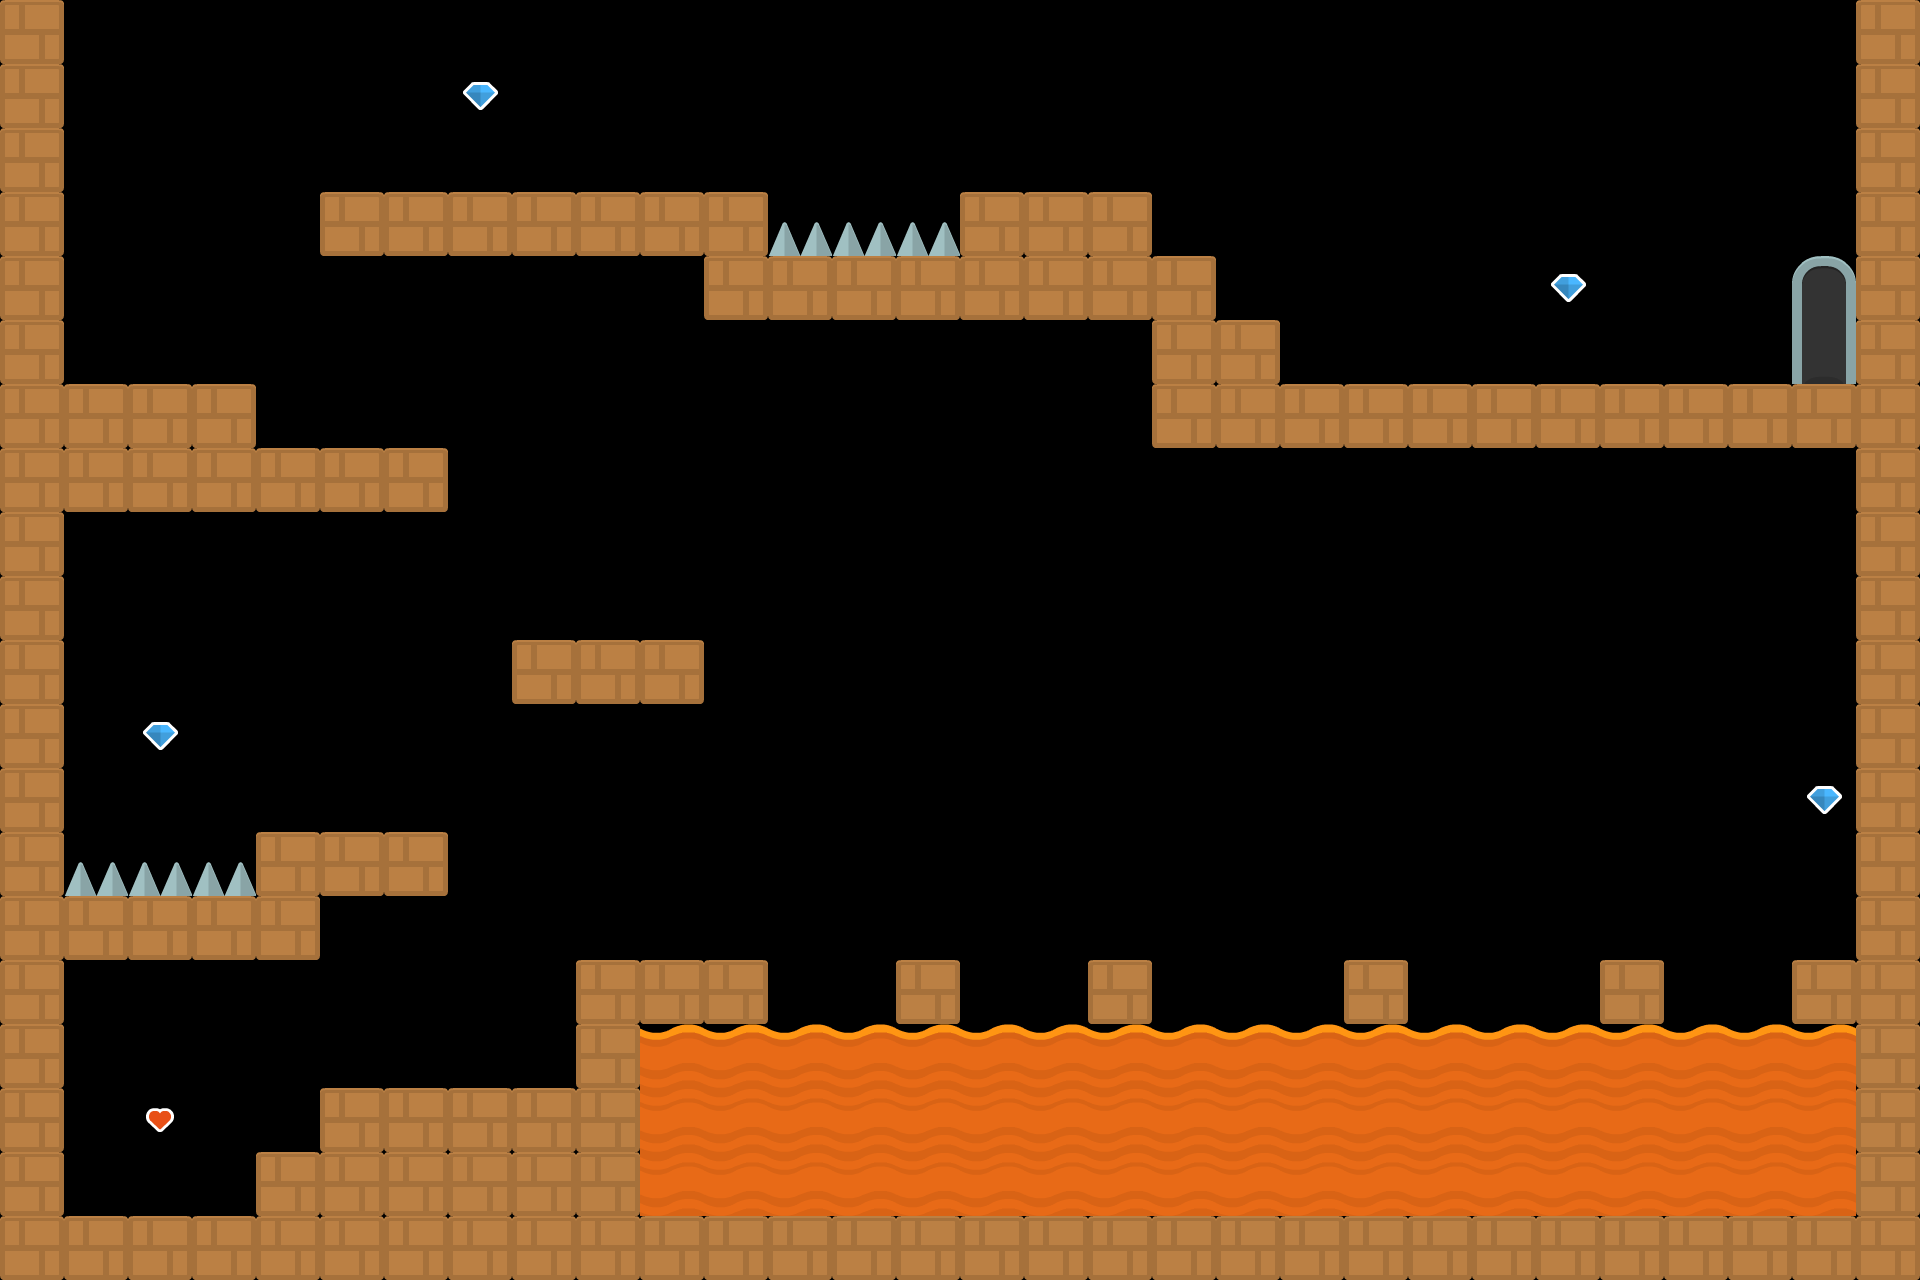

A 2D game scene composited from a Tiled map and its tileset images. What follows is a short description and the map's XML, with every tile layer's data as written:
An orthogonal 30x20 tile map with 64x64 px tiles, 1 tile layer (Слой тайлов 1).

<map version="1.9" tiledversion="1.9.2" orientation="orthogonal" renderorder="right-down" width="30" height="20" tilewidth="64" tileheight="64" infinite="0" nextlayerid="2" nextobjectid="1">
 <tileset firstgid="1" source="platformPack_tilesheet.tsx" />
 <layer id="1" name="Слой тайлов 1" width="30" height="20">
  <data encoding="csv">
46,0,0,0,0,0,0,0,0,0,0,0,0,0,0,0,0,0,0,0,0,0,0,0,0,0,0,0,0,46,
46,0,0,0,0,0,0,50,0,0,0,0,0,0,0,0,0,0,0,0,0,0,0,0,0,0,0,0,0,46,
46,0,0,0,0,0,0,0,0,0,0,0,0,0,0,0,0,0,0,0,0,0,0,0,0,0,0,0,0,46,
46,0,0,0,0,46,46,46,46,46,46,46,71,71,71,46,46,46,0,0,0,0,0,0,0,0,0,0,0,46,
46,0,0,0,0,0,0,0,0,0,0,46,46,46,46,46,46,46,46,0,0,0,0,0,50,0,0,0,76,46,
46,0,0,0,0,0,0,0,0,0,0,0,0,0,0,0,0,0,46,46,0,0,0,0,0,0,0,0,90,46,
46,46,46,46,0,0,0,0,0,0,0,0,0,0,0,0,0,0,46,46,46,46,46,46,46,46,46,46,46,46,
46,46,46,46,46,46,46,0,0,0,0,0,0,0,0,0,0,0,0,0,0,0,0,0,0,0,0,0,0,46,
46,0,0,0,85,85,85,0,0,0,0,0,0,0,0,0,0,0,0,0,0,0,0,0,0,0,0,0,0,46,
46,0,0,0,0,0,0,0,0,0,0,0,0,0,0,0,0,0,0,0,0,0,0,0,0,0,0,0,0,46,
46,0,0,0,0,0,0,0,46,46,46,0,0,0,0,0,0,0,0,0,0,0,0,0,0,0,0,0,0,46,
46,0,50,0,0,0,85,85,85,0,0,0,0,0,0,0,0,0,0,0,0,0,0,0,0,0,0,0,0,46,
46,0,0,0,0,0,0,0,0,0,0,0,0,0,0,0,0,0,0,0,0,0,0,0,0,0,0,0,50,46,
46,71,71,71,46,46,46,85,0,0,0,14,14,14,14,14,14,14,14,14,14,14,14,14,14,14,14,14,14,46,
46,46,46,46,46,0,0,0,0,0,0,14,14,14,14,14,14,14,14,14,14,14,14,14,14,14,14,14,14,46,
46,0,0,0,0,0,0,0,0,46,46,46,85,85,46,85,85,46,85,85,85,46,85,85,85,46,85,85,46,46,
46,0,0,0,0,0,0,0,0,46,6,6,6,6,6,6,6,6,6,6,6,6,6,6,6,6,6,6,6,46,
46,0,68,0,0,46,46,46,46,46,20,20,20,20,20,20,20,20,20,20,20,20,20,20,20,20,20,20,20,46,
46,0,0,0,46,46,46,46,46,46,20,20,20,20,20,20,20,20,20,20,20,20,20,20,20,20,20,20,20,46,
46,46,46,46,46,46,46,46,46,46,46,46,46,46,46,46,46,46,46,46,46,46,46,46,46,46,46,46,46,46
</data>
 </layer>
</map>
